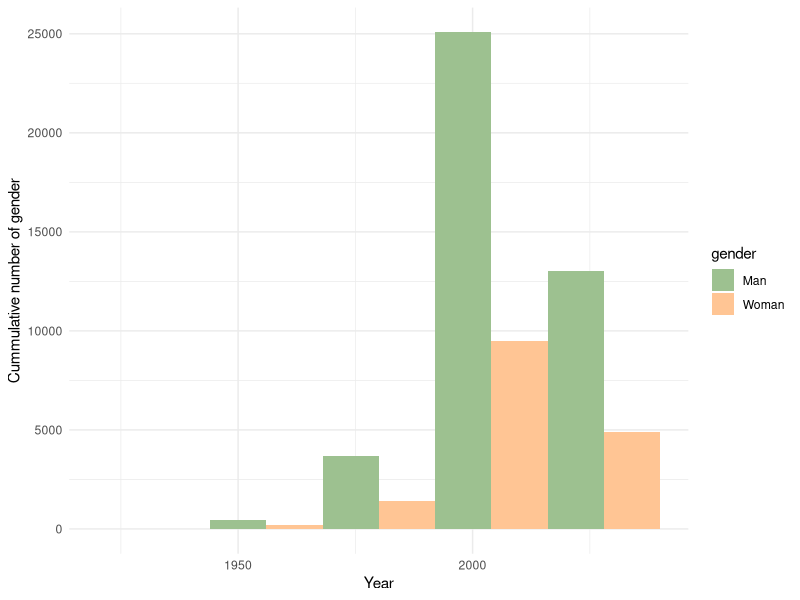
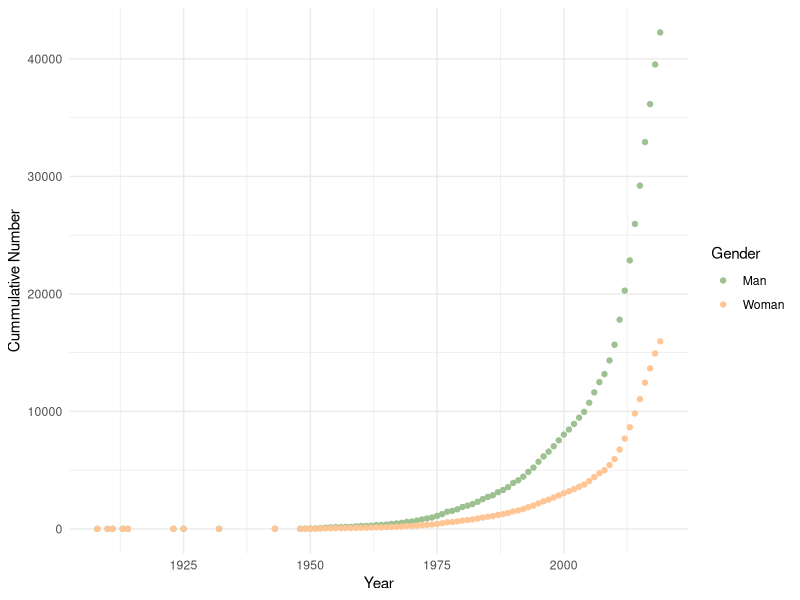
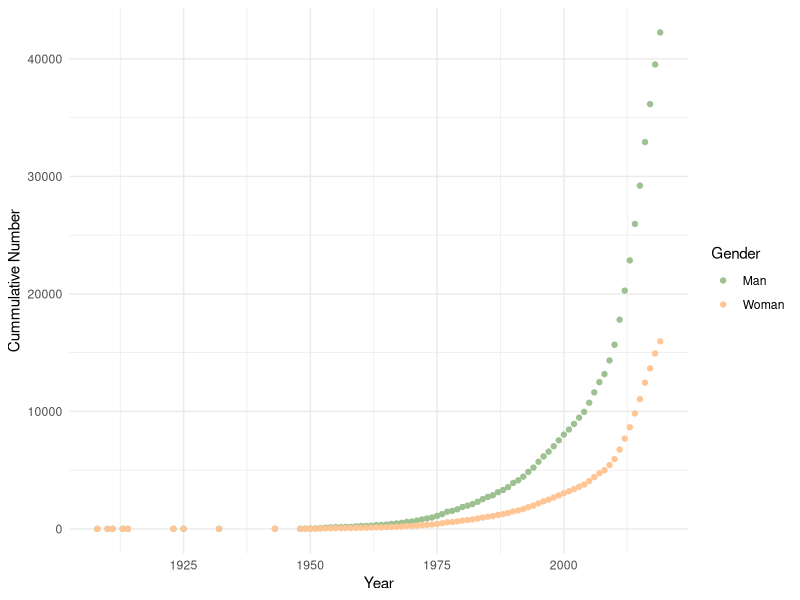

R code for these plots, in order: (Note: this script raises an error after producing the figures.)
library(tidyverse)
library(readr)
library(ggplot2)
library(dplyr)
library(lubridate)

character_years <- read_csv("dictionary_fictional_characters_gender.csv")

filtered_years <- character_years|>
  mutate(gender = case_when(gender == 'Boy' ~ 'Man',
                            gender == 'Female' ~'Woman',
                            gender == 'Girl'~ 'Woman',
                            gender == 'Man'~ 'Man',
                            gender == 'Male'~ 'Man',
                            TRUE~ NA)) |>
  filter(gender == 'Man'| gender== 'Woman')

number <- filtered_years |>
  ungroup() |>
  group_by(gender,start_year) |>
  count(wt = NULL,sort = FALSE) |>
  filter(start_year>1900, start_year<2020)

#percentage <- number |>
 # pivot_wider(names_from = gender,values_from = n ) |>
  #arrange(start_year) |>
  #mutate(
   # Man = if_else(is.na(Man), 0, Man),
    #Woman = if_else(is.na(Woman), 0, Woman))|>
  #ungroup()|>
#  na.omit()|>
 # group_by(start_year)|>
#  mutate(total_sum = sum(Man+Woman))|>
 # mutate(Man_percent= Man/total_sum,
  #       Woman_percent = Woman/total_sum)|>
#  pivot_longer(cols = c('Man_percent','Woman_percent'),names_to = 'gender_per',values_to = 'percent')|>
 # pivot_longer(cols = c('Man','Woman'),names_to = 'gender',values_to = 'number')|>
  #filter(start_year>1910)

number |> filter(start_year >= 1919, start_year<=2019) |>
  ggplot()+ 
  aes(x=start_year, y=n,fill = gender) +
  geom_bar(stat= 'summary_bin', fun = sum, position = 'dodge',bins=4)+
  theme_minimal()+
  xlab('Year') +
  ylab('Cummulative number of gender')+
  scale_fill_manual(values = c('#9dc190','#ffc594'))

number_years <- number |>
  pivot_wider(names_from = gender,values_from = n ) |>
  mutate(
    Man = if_else(is.na(Man), 0, Man),
    Woman = if_else(is.na(Woman), 0, Woman)
    )|>
  ungroup()|>
  arrange(start_year)|>
  na.omit()|>
  mutate(Man=cumsum(Man),
         Woman=cumsum(Woman))|>
  pivot_longer(cols = c('Man','Woman'),names_to = 'gender',values_to = 'number') |>
  filter(start_year>1900)

ggplot(data = number_years)+
  aes(x= start_year, y=number, color = gender)+
  geom_point()+
  guides(color = guide_legend('Gender'))+
  xlab('Year')+
  ylab('Cummulative Number')+
  scale_color_manual(values = c('#9dc190','#ffc594'))+
  theme_minimal()
  
ggsave('Cummulative_number_gender_per_year.pdf')

ratio_data <- number_years |>
  mutate(ratio = Man / Woman)|>
  filter(start_year>1920)

ggplot(data = ratio_data)+
  aes(x=start_year,y=ratio)+
  geom_point()+
  theme_minimal()+
  xlab('Year')+
  ylab('Ratio of Man to Woman')

ggsave('Ratio_Man_to_Woman.pdf')
